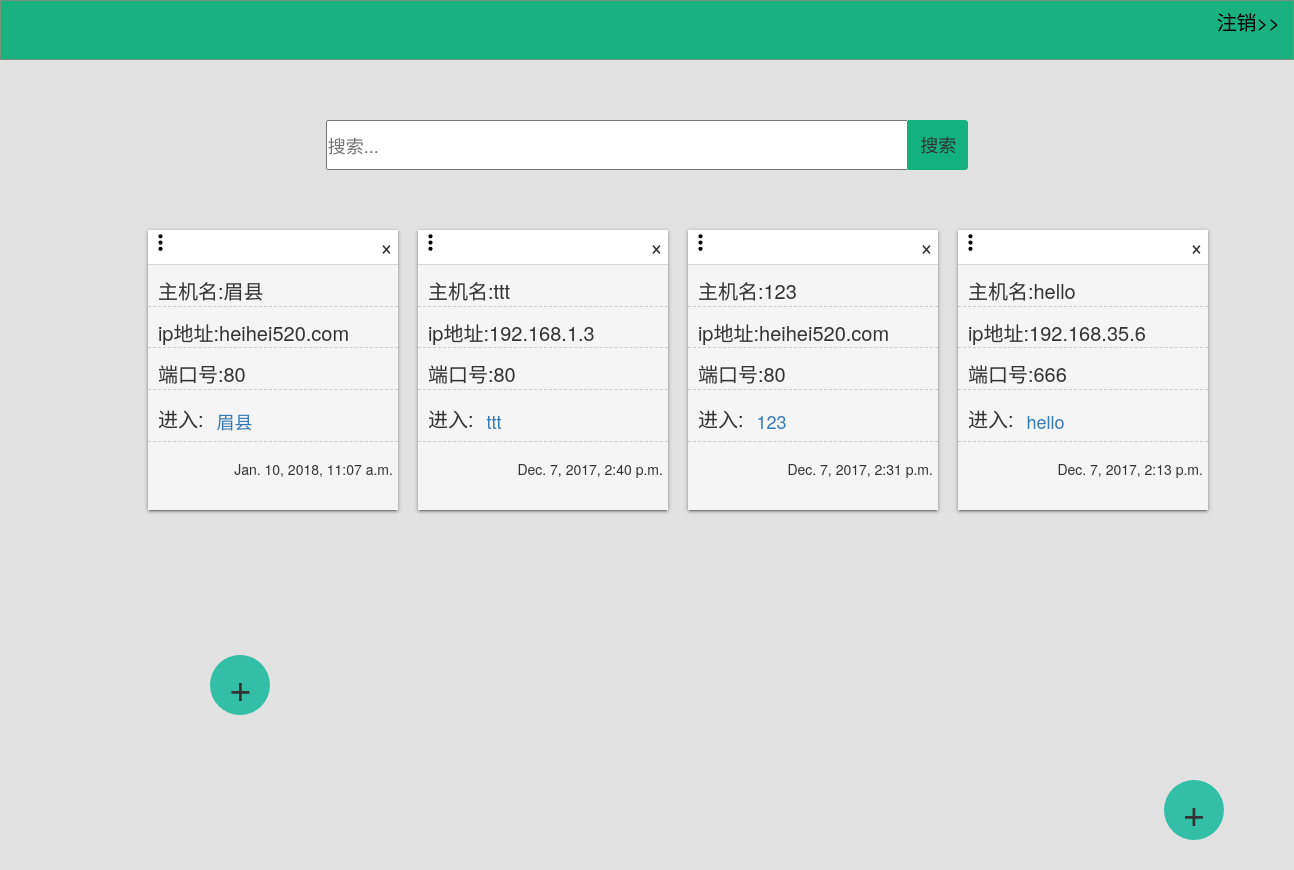
/filterHost/ (signed in), run on an earlier commit of the app's database.
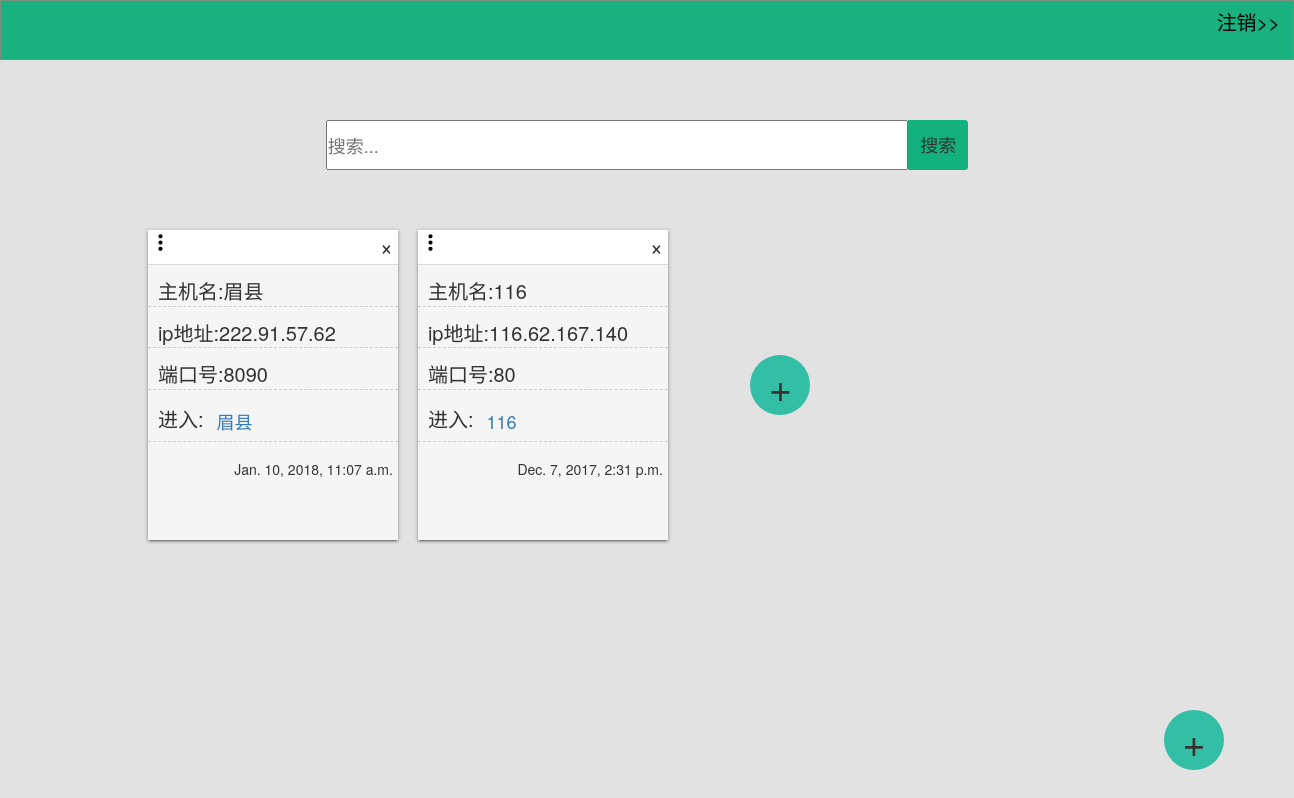
And on a later commit of the database.
### MapApp/models.py (models this page shows, shortened)
class myServerMap(models.Model):
    hostName = models.CharField(max_length = 30)
    IPAddress = models.GenericIPAddressField()
    hostUrl = models.URLField()
    hostPort = models.IntegerField()
    createTime = models.DateTimeField(auto_now_add = True)
    class Meta:  #按时间下降排序
        ordering = ['-createTime']

### MapApp/views.py (the view)
# urls.py: url(r'^filterHost/', views.filterHost),
@csrf_exempt
def filterHost(request):
    if not request.user.is_authenticated:
        return redirect('/login')
    if request.method == "GET":
        keyWords = request.GET.get('keyWords','')
    print(keyWords)
    if keyWords != '' or keyWords !=None:
        hostList = myServerMap.objects.filter(hostName__icontains=keyWords)
    else:
        hostList = myServerMap.objects.all()
    return render(request, 'index.html', {'hostList' : hostList})

### MapApp/templates/index.html (shortened to what this page needs)
<!DOCTYPE html>
<html lang="zh-CN">
  <head>
    <link href="/static/css/bootstrap.min.css" rel="stylesheet">
    <link href="/static/css/index.css" rel="stylesheet">
  </head>
  <body>
    <nav>
        <button type="text" onclick="logout()" class="btn btn-link logout" style="float: right;font-size: 20px;color:black;">注销>></button>
    </nav>
    <div class="search">
    <input type="text" onfocus="enterSearch()" placeholder="搜索..." name="sinput" class="sinput">
    <input type="button" onclick="filterHost()" class="sbt" name="search" value="搜索">
	</div>
    <div class="container">
    {% include 'host.html' %}
    <div  class="content-add">
    <button onclick="addHost(this)" class="new-host btn-fade">+</button>
    </div>
    <div class="bottom-add">
        <button onclick="addHost(this)" class="new-host btn-fade" style="margin: auto 50px;">+</button>
    </div>
  </body>
</html>

### MapApp/templates/host.html (shortened to what this page needs)
{% for list in hostList %}
<div class="item" data-tid={{ list.id }}>
    <div class="item-nav">
        <button class="remove" onclick="delHost(this)" id="remove">×</button>
        <div class="dropdown">
            <svg viewBox="0 0 24 24" class="svg-more dropdown-toggle"  data-toggle="dropdown" aria-haspopup="true" aria-expanded="true"><g><path d="M12 8c1.1 0 2-.9 2-2s-.9-2-2-2-2 .9-2 2 .9 2 2 2zm0 2c-1.1 0-2 .9-2 2s.9 2 2 2 2-.9 2-2-.9-2-2-2zm0 6c-1.1 0-2 .9-2 2s.9 2 2 2 2-.9 2-2-.9-2-2-2z"></path></g></svg>
        </div>
 </div>
 <div class="item-host">
     <ul class="item-li">
        <li>主机名:<span contenteditable="false" class="hostName">{{ list.hostName }}</span></li>
        <li>ip地址:<span contenteditable="false" class="hostIp">{{ list.IPAddress }}</span></li>
        <li>端口号:<span contenteditable="false" class="hostPort">{{ list.hostPort }}</span></li>
        <li class="enter-li">进入:<a href="http://{{ list.IPAddress }}:{{ list.hostPort }}" target="_blank" class="hostUrl"><strong class="btn btn-link">{{ list.hostName }}</strong></a></li>
     </ul>
     <span class="create-time">{{ list.createTime }}</span>
 </div>
</div>
{% endfor %}

What changed in the data, as far as the page shows it:
removed myServerMap: hostName "ttt", IPAddress "192.168.1.3", hostPort "80", createTime "Dec. 7, 2017, 2:40 p.m."
removed myServerMap: hostName "hello", IPAddress "192.168.35.6", hostPort "666", createTime "Dec. 7, 2017, 2:13 p.m."
changed myServerMap "眉县": IPAddress "heihei520.com" → "222.91.57.62"; hostPort "80" → "8090"
changed myServerMap "Dec. 7, 2017, 2:31 p.m.": hostName "123" → "116"; IPAddress "heihei520.com" → "116.62.167.140"
